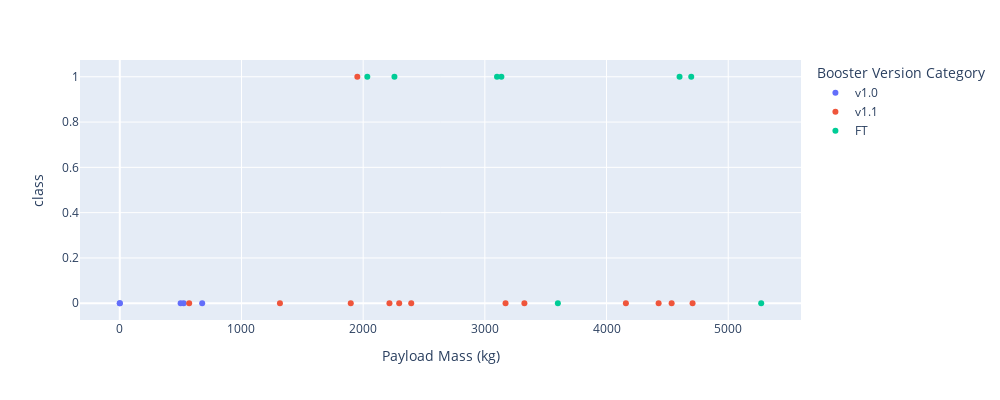

Write notebook code for a chart like this one.
### Code cell
px.scatter(spacex_df[spacex_df['Launch Site']=='CCAFS LC-40'], x='Payload Mass (kg)', y='class', color='Booster Version Category', width=1000, height=400)

### Figure 1 — Plotly figure (JSON) as saved in the notebook; plotly's stock layout.template omitted (floating-point values rounded to 4 significant figures)
{"data": [{"hovertemplate": "Booster Version Category=v1.0<br>Payload Mass (kg)=%{x}<br>class=%{y}<extra></extra>", "legendgroup": "v1.0", "marker": {"color": "#636efa", "symbol": "circle"}, "mode": "markers", "name": "v1.0", "orientation": "v", "showlegend": true, "type": "scatter", "x": [0, 0, 525, 500, 677], "xaxis": "x", "y": [0, 0, 0, 0, 0], "yaxis": "y"}, {"hovertemplate": "Booster Version Category=v1.1<br>Payload Mass (kg)=%{x}<br>class=%{y}<extra></extra>", "legendgroup": "v1.1", "marker": {"color": "#EF553B", "symbol": "circle"}, "mode": "markers", "name": "v1.1", "orientation": "v", "showlegend": true, "type": "scatter", "x": [3170, 3325, 2296, 1316, 4535, 4428, 2216, 2395, 570, 4159, 1898, 4707, 1952], "xaxis": "x", "y": [0, 0, 0, 0, 0, 0, 0, 0, 0, 0, 0, 0, 1], "yaxis": "y"}, {"hovertemplate": "Booster Version Category=FT<br>Payload Mass (kg)=%{x}<br>class=%{y}<extra></extra>", "legendgroup": "FT", "marker": {"color": "#00cc96", "symbol": "circle"}, "mode": "markers", "name": "FT", "orientation": "v", "showlegend": true, "type": "scatter", "x": [2034, 5271, 3136, 4696, 3100, 3600, 2257, 4600], "xaxis": "x", "y": [1, 0, 1, 1, 1, 0, 1, 1], "yaxis": "y"}], "layout": {"height": 400, "legend": {"title": {"text": "Booster Version Category"}, "tracegroupgap": 0}, "margin": {"t": 60}, "width": 1000, "xaxis": {"anchor": "y", "domain": [0, 1], "title": {"text": "Payload Mass (kg)"}}, "yaxis": {"anchor": "x", "domain": [0, 1], "title": {"text": "class"}}}}
